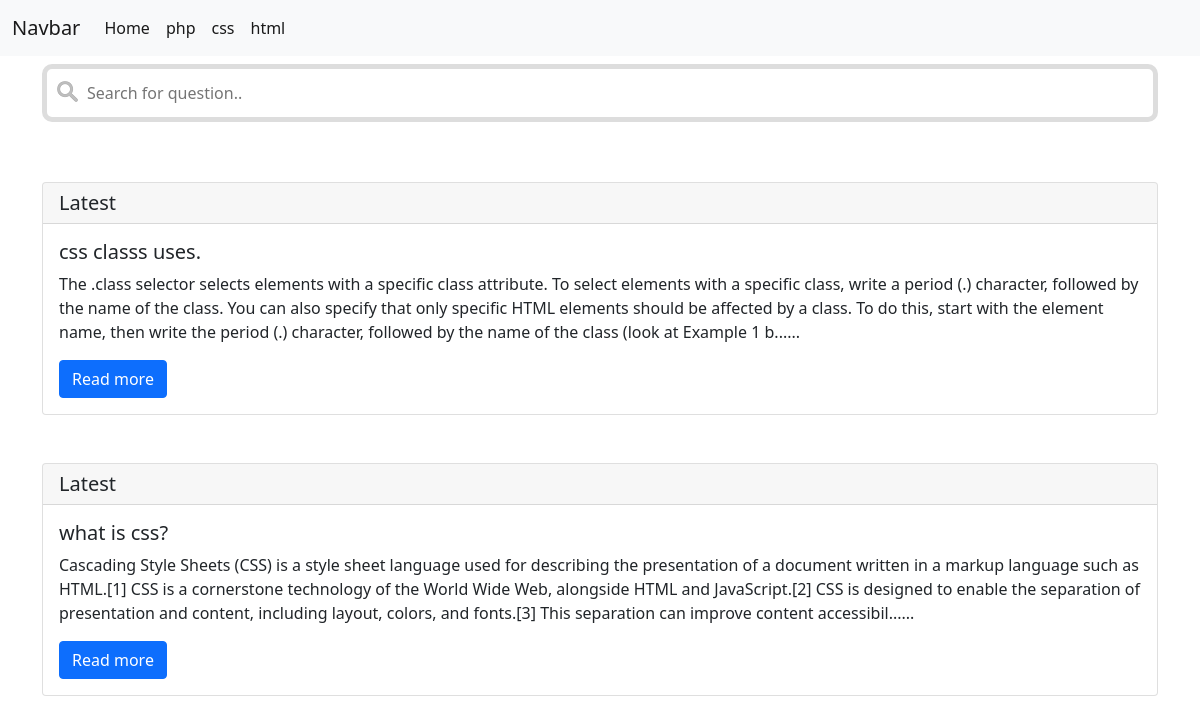
Screenshot of /index.php?page=single&cat=css with the database file from the repository.
### tables this page shows
CREATE TABLE `blog1` (
  `sno` int(11) NOT NULL,
  `title` varchar(100) NOT NULL,
  `content` varchar(10000) NOT NULL,
  `latest` varchar(50) NOT NULL,
  `type` varchar(50) NOT NULL,
  `fornav` varchar(10) NOT NULL,
  `dt` datetime NOT NULL DEFAULT current_timestamp()
);

### controller/mainclass.php (called while the page is built, shortened)
<?php
class mainclass{
    function __construct(){
        $this->cat = "";
        if(isset($_GET['cat'])){
           $this->cat = $_GET['cat'];
        }
        include 'model/data.php';
        $this->obj_for_data = new dataclass();
    }
    function single(){
        $cat = $this->cat;
        $result_for_nav = $this->obj_for_data->datafornav();
        $reslt_for_single = $this->obj_for_data->dataforsingle($cat);
        include 'view/nav.php';
        include 'view/single.php';
    }
}
?>

### model/data.php (called while the page is built, shortened)
<?php
class dataclass{
    function __construct(){
        $servername = "localhost";
        $username = "root";
        $password = "";
        $database = "blog";
        $this->connect = mysqli_connect($servername, $username, $password, $database);
    }
    function datafornav(){
        $sql_for_nav = "SELECT * FROM `blog1` WHERE `blog1`.`fornav` = 'yes'";
        $result_for_nav = mysqli_query($this->connect, $sql_for_nav);
        return $result_for_nav;
    }
    function dataforsingle($cat){
        $sql_for_single = "SELECT * FROM `blog1` WHERE `blog1`.`type` = '$cat'";
        $result_for_single = mysqli_query($this->connect, $sql_for_single);
        return $result_for_single;
    }
}
?>

### view/single.php (the view)
<div class="container pt-2">
<input type="text" id="myInput" onkeyup="myFunction()" placeholder="Search for question.." title="Type in a name">
</div>
<div class="container" id="myUL">
<?php
try{
while($row_for_single = mysqli_fetch_assoc($reslt_for_single)){
  echo '<div class="card mt-5">
  <h5 class="card-header">Latest</h5>
  <div class="card-body">
    <h5 class="card-title">'.$row_for_single['title'].'</h5>
    <p class="card-text">'.substr($row_for_single['content'], 0, 400).'......</p>
    <a href="index.php?page=forsingleblogonepage&title='.$row_for_single['title'].'" class="btn btn-primary">Read more</a>
  </div>
</div>';
}
}
catch(error $error){
  die("this website is crashed because of this eror".$error);
}
?>
</div>

### view/nav.php (shortened to what this page needs)
<nav class="navbar navbar-expand-lg navbar-light bg-light">
  <div class="container-fluid">
    <a class="navbar-brand" href="index.php">Navbar</a>
    <div class="collapse navbar-collapse" id="navbarSupportedContent">
      <ul class="navbar-nav me-auto mb-2 mb-lg-0">
        <li class="nav-item">
          <a href="index.php" class="nav-link active" aria-current="page">Home</a>
        </li>
          <?php
          while($row_for_nav = mysqli_fetch_assoc($result_for_nav)){
              echo '<li class="nav-item">
              <a class="nav-link active" aria-current="page" href="index.php?page=single&cat='.$row_for_nav['type'].'">'.$row_for_nav['type'].'</a>
            </li>';
          }
          ?>
      </ul>
    </div>
  </div>
</nav>

### css/sunny.css (style rules this page uses)
#myInput { background-image: url('../searchicon.png'); background-position: 10px 12px; background-repeat: no-repeat; width: 100%; font-size: 16px; padding: 12px 20px 12px 40px; border: 5px solid #dddddd; margin-bottom: 12px; border-radius: 10px; }
#myUL { overflow-y: auto; height: 77vh; }

### rows the page displays
blog1: type "php"
blog1: type "css", title "what is css?", content "Cascading Style Sheets (CSS) is a style sheet language used for describing the presentation of a document written in a markup language such as HTML.[1] CSS is a cornerstone technology of the World Wide Web, alongside HTML and JavaScript.[2] CSS is designed to enable the separation of presentation and content, including layout, colors, and fonts.[3] This separation can improve content accessibil"
blog1: type "html"
blog1: title "css classs uses.", content "The .class selector selects elements with a specific class attribute. To select elements with a specific class, write a period (.) character, followed by the name of the class. You can also specify that only specific HTML elements should be affected by a class. To do this, start with the element name, then write the period (.) character, followed by the name of the class (look at Example 1 b"
